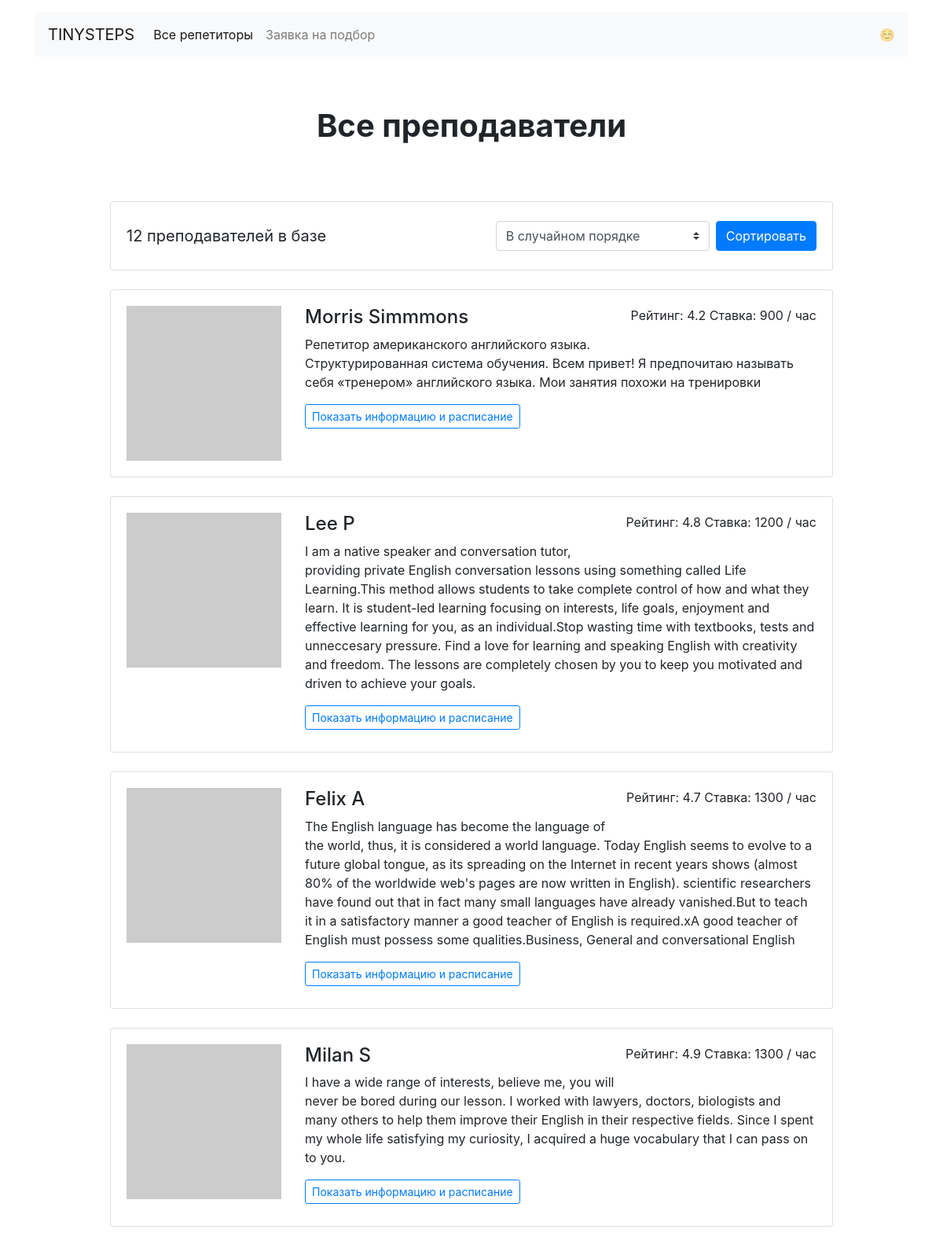
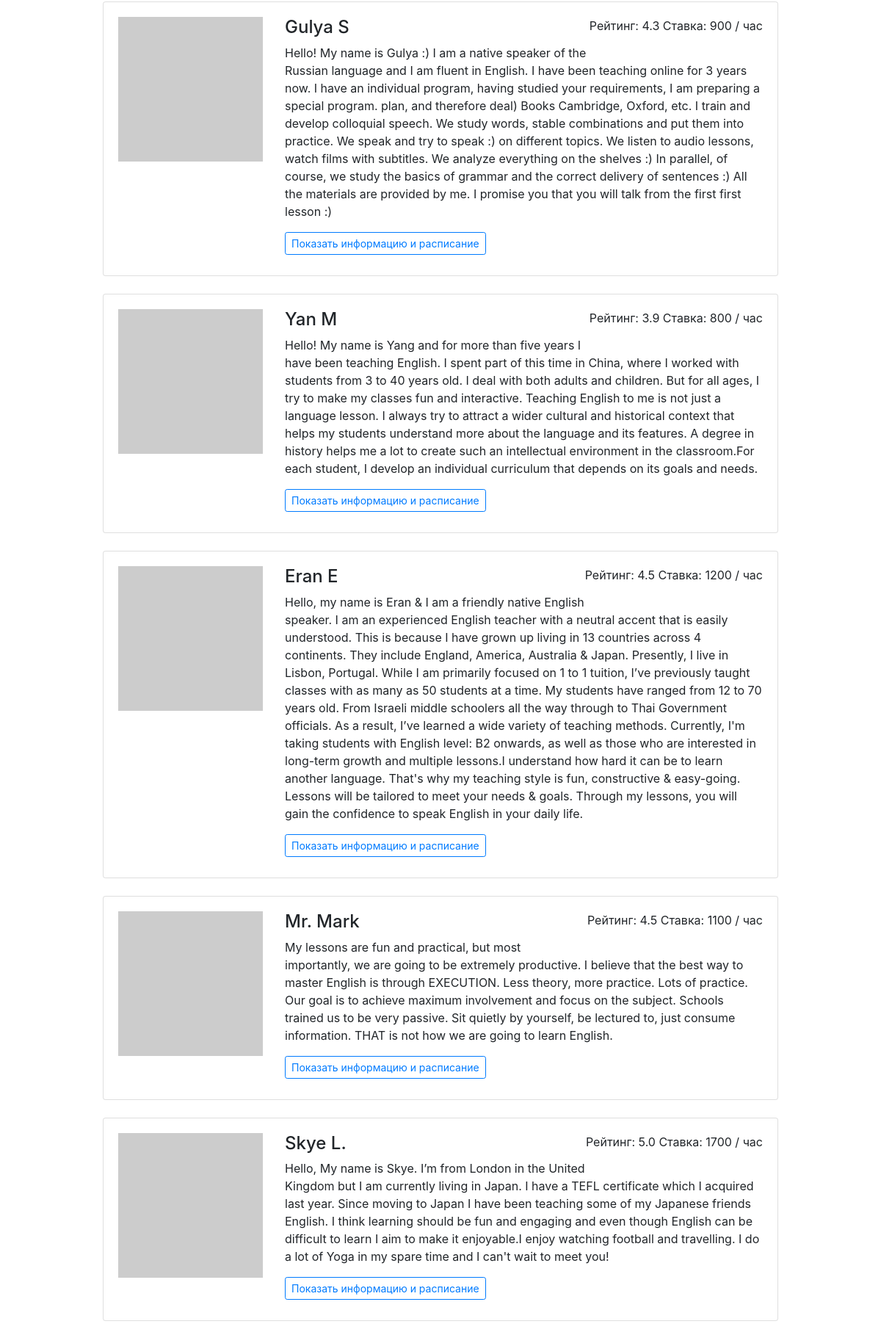
Page /all/ (upper part) on the committed database (2 pictures, top to bottom).
### app.py (models this page shows)
class Teacher(db.Model):
    __tablename__ = "teachers"
    id = db.Column(db.Integer, primary_key=True)
    name = db.Column(db.String, nullable=False)
    about = db.Column(db.String, nullable=False)
    rating = db.Column(db.Float, nullable=False)
    picture = db.Column(db.String, nullable=False)
    price = db.Column(db.Integer, nullable=False)
    goals = db.relationship("Goal", secondary=teachers_goals, back_populates="teachers")
    free = db.Column(db.String, nullable=False)

### app.py (the view, shortened to what this page needs)
@app.route('/all/', methods=['POST', 'GET'])
def all_teachers():
    form = SortTeachers()
    teachers = db.session.query(Teacher).all()
    return render_template('all.html', teachers=teachers, form=form)

### app.py
class SortTeachers(FlaskForm):
    sort_type = SelectField('Тип сортировки', choices=[(key, value) for key, value in sort_types.items()], default='0')

### templates/all.html (shortened to what this page needs)
{% extends "base.html" %}
{% block container %}
  <main class="container mt-3">
    <h1 class="h1 text-center w-50 mx-auto mt-1 py-5 mb-4"><strong>Все преподаватели</strong></h1>
      <div class="row">
      <div class="col-12 col-lg-10 offset-lg-1 m-auto">
        <div class="card mb-4">
          <div class="card-body align-right">
            <p class="lead float-left d-inline-block mt-2 mb-0"><strong>{{teachers|length}} преподавателей в базе</strong></p>
            <form action = "/all/" class="float-right d-inline-block" method="POST">
              <div class="form-inline">
              {{ form.sort_type(class="custom-select my-1 mr-2") }}
                <button type="submit" class="btn btn-primary my-1">Сортировать</button>
              </div>
          </div>
        </div>
{% for teacher in teachers %}
        <div class="card mb-4">
          <div class="card-body">
            <div class="row">
              <div class="col-3"><img src="{{teacher.picture}}" class="img-fluid" alt=""></div>
              <div class="col-9">
                <p class="float-right">Рейтинг: {{teacher.rating}} Ставка: {{teacher.price}} / час</p>
                <h2 class="h4">{{teacher.name}}</h2>
                <p>{{teacher.about}}</p>
                <a href="/profiles/{{teacher.id}}" class="btn btn-outline-primary btn-sm mr-3 mb-2">Показать информацию и расписание</a>
              </div>
            </div>
          </div>
        </div>
        {% endfor %}
      </div>
    </div>
      {% endblock %}

### rows in the picture
Teacher: rating "4.2", price "900", name "Morris Simmmons", about "Репетитор американского английского языка. Структурированная система обучения. Всем привет! Я предпочитаю называть себя «тренером» английского языка. Мои занятия похожи на тренировки"
Teacher: rating "4.8", price "1200", name "Lee P", about "I am a native speaker and conversation tutor, providing private English conversation lessons using something called Life Learning.This method allows students to take complete control of how and what they learn. It is student-led learning focusing on interests, life goals, enjoyment and effective learning for you, as an individual.Stop wasting time with textbooks, tests and unneccesary pressure. Find a love for learning and speaking English with creativity and freedom. The lessons are completely chosen by you to keep you motivated and driven to achieve your goals."
Teacher: rating "4.7", price "1300", name "Felix A", about "The English language has become the language of the world, thus, it is considered a world language. Today English seems to evolve to a future global tongue, as its spreading on the Internet in recent years shows (almost 80% of the worldwide web's pages are now written in English). scientific researchers have found out that in fact many small languages have already vanished.But to teach it in a satisfactory manner a good teacher of English is required.xA good teacher of English must possess some qualities.Business, General and conversational English"
Teacher: rating "4.9", price "1300", name "Milan S", about "I have a wide range of interests, believe me, you will never be bored during our lesson. I worked with lawyers, doctors, biologists and many others to help them improve their English in their respective fields. Since I spent my whole life satisfying my curiosity, I acquired a huge vocabulary that I can pass on to you."
Teacher: rating "4.3", price "900", name "Gulya S", about "Hello! My name is Gulya :) I am a native speaker of the Russian language and I am fluent in English. I have been teaching online for 3 years now. I have an individual program, having studied your requirements, I am preparing a special program. plan, and therefore deal) Books Cambridge, Oxford, etc. I train and develop colloquial speech. We study words, stable combinations and put them into practice. We speak and try to speak :) on different topics. We listen to audio lessons, watch films with subtitles. We analyze everything on the shelves :) In parallel, of course, we study the basics of grammar and the correct delivery of sentences :) All the materials are provided by me. I promise you…"
Teacher: rating "3.9", price "800", name "Yan M", about "Hello! My name is Yang and for more than five years I have been teaching English. I spent part of this time in China, where I worked with students from 3 to 40 years old. I deal with both adults and children. But for all ages, I try to make my classes fun and interactive. Teaching English to me is not just a language lesson. I always try to attract a wider cultural and historical context that helps my students understand more about the language and its features. A degree in history helps me a lot to create such an intellectual environment in the classroom.For each student, I develop an individual curriculum that depends on its goals and needs."
Teacher: rating "4.5", price "1200", name "Eran E", about "Hello, my name is Eran & I am a friendly native English speaker. I am an experienced English teacher with a neutral accent that is easily understood. This is because I have grown up living in 13 countries across 4 continents. They include England, America, Australia & Japan. Presently, I live in Lisbon, Portugal. While I am primarily focused on 1 to 1 tuition, I’ve previously taught classes with as many as 50 students at a time. My students have ranged from 12 to 70 years old. From Israeli middle schoolers all the way through to Thai Government officials. As a result, I’ve learned a wide variety of teaching methods. Currently, I'm taking students with English level: B2 onwards, as well as…"
Teacher: rating "4.5", price "1100", name "Mr. Mark", about "My lessons are fun and practical, but most importantly, we are going to be extremely productive. I believe that the best way to master English is through EXECUTION. Less theory, more practice. Lots of practice. Our goal is to achieve maximum involvement and focus on the subject. Schools trained us to be very passive. Sit quietly by yourself, be lectured to, just consume information. THAT is not how we are going to learn English."
Teacher: rating "5.0", price "1700", name "Skye L.", about "Hello, My name is Skye. I’m from London in the United Kingdom but I am currently living in Japan. I have a TEFL certificate which I acquired last year. Since moving to Japan I have been teaching some of my Japanese friends English. I think learning should be fun and engaging and even though English can be difficult to learn I aim to make it enjoyable.I enjoy watching football and travelling. I do a lot of Yoga in my spare time and I can't wait to meet you!"

### other values in the picture
{{ teachers|length }} "12"
